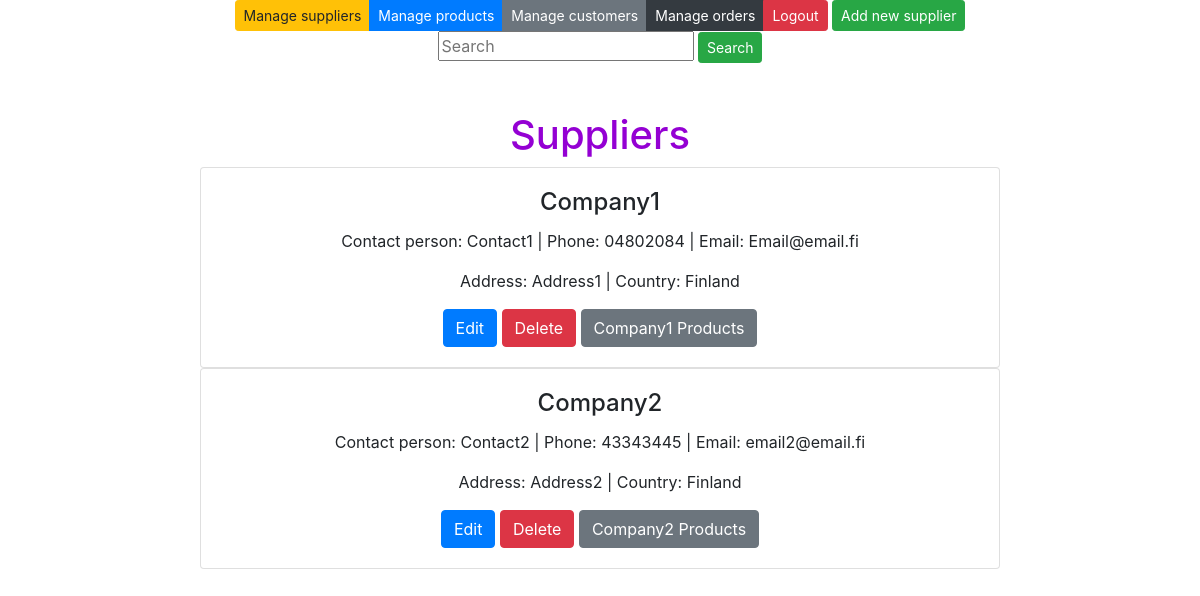
The app's page /suppliers/ (signed in), older data.
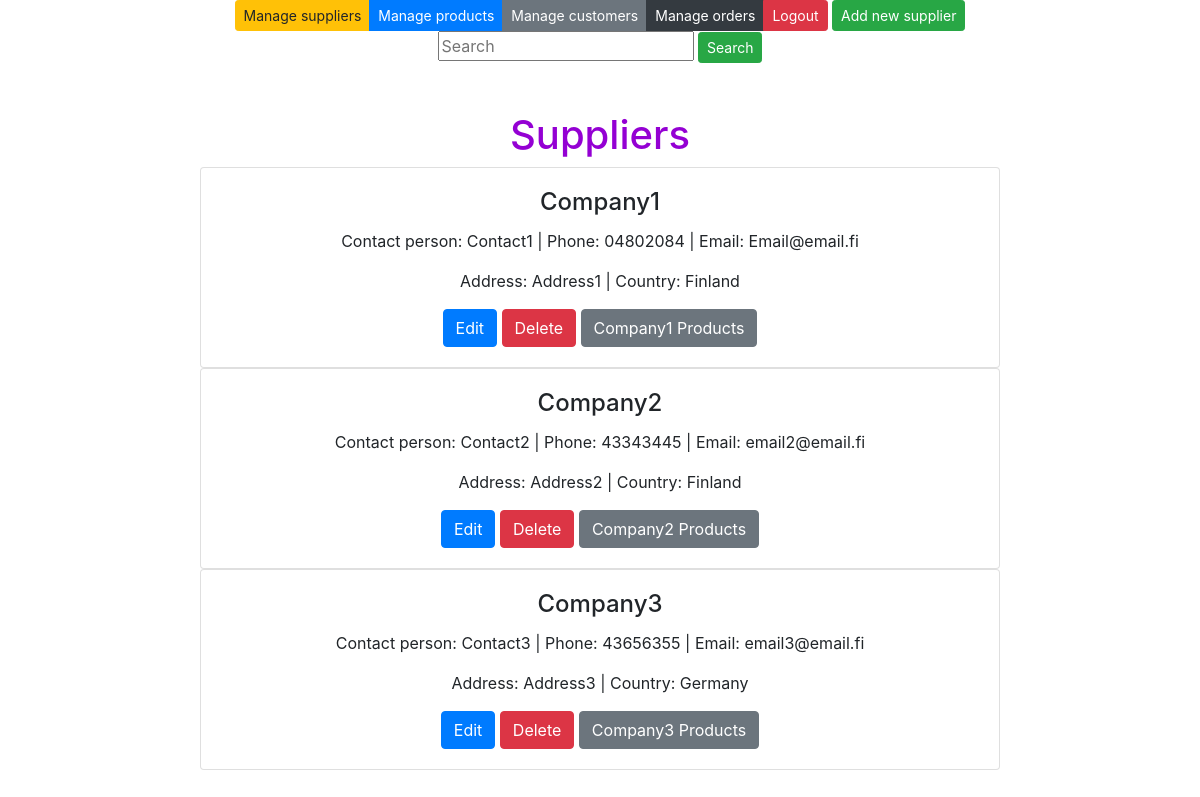
The same page, newer data.
### app/models.py (models this page shows, shortened)
class Supplier(models.Model):
    companyname = models.CharField(max_length= 50, default="Company")
    contactname = models.CharField(max_length= 50, default="Contact")
    address = models.CharField(max_length= 100, default="Address")
    phone = models.CharField(max_length= 20, default="Phone")
    email = models.CharField(max_length= 50, default="Email")
    country = models.CharField(max_length= 50, default="Country")

### app/views.py (the view)
# urls.py: path('suppliers/', supplierlistview),
def supplierlistview(request):
    if not request.user.is_authenticated:
        return render(request, 'loginpage.html')
    else:
        supplierlist = Supplier.objects.all()
        context = {'suppliers': supplierlist}
        return render(request, "supplierlist.html", context)

### app/templates/supplierlist.html (shortened to what this page needs)
{% extends 'index.html' %}
{% block content %}
<div class="btn-group" role="group">
    <a class="btn btn-warning btn-sm" href="/suppliers">Manage suppliers</a>
    <a class="btn btn-primary btn-sm" href="/products">Manage products</a>
    <a class="btn btn-secondary btn-sm" href="/customers">Manage customers</a>
    <a class="btn btn-dark btn-sm" href="/orders">Manage orders</a>
    <a class="btn btn-danger btn-sm" href="/logout">Logout</a>
</div>
<button id="add-btn" class="btn btn-success btn-sm" onclick="showaddform()">Add new supplier</button>
<form method="post" action="/search-suppliers/">
    <input class="card-text" class="card-text" type="text" placeholder="Search" name="search">
    <input type="submit" value="Search" class="btn btn-success btn-sm" name="">
</form>
<br />
<br />
<h1>Suppliers</h1>
{% for s in suppliers %}
<div class="card" style="max-width: 50rem;">
    <div class="card-body">
        <h4 class="card-title">{{s.companyname}}</h4>
        <p class="card-text">Contact person: {{s.contactname}} | Phone: {{s.phone}} | Email: {{s.email}}</p>
        <p class="card-text">Address: {{s.address}} | Country: {{s.country}}</p>
        <a href="/edit-supplier-get/{{s.id}}/" class="btn btn-primary">Edit</a>
        <a href ="/confirm-delete-supplier/{{s.id}}" class="btn btn-danger">Delete</a>
        <a href="/products-by-supplier/{{s.id}}/" class="btn btn-secondary">{{s.companyname}} Products</a>
    </div>
</div>
{% empty %}
<div class="card" style="width: 50rem;">
    <div class="card-body">
        <p class="card-text">No suppliers found in the database </p>
    </div>
</div>
{% endfor %}
{% endblock %}

Row changes from the older to the newer data that the page shows:
added Supplier: companyname "Company3", contactname "Contact3", phone "43656355", email "email3@email.fi", address "Address3", country "Germany"
